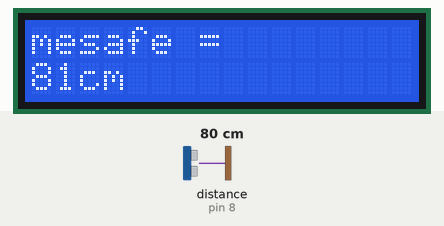
This sketch was run on a simulated Arduino Uno, built with avr-gcc and run on an emulated ATmega328P. Parts: 16×2 character LCD. Wiring (inferred from the names in the program): ultrasonic range finder: trigger pin 9; echo pin 8. The inputs (shaded band) are chosen by the test bench; at power-on: distance to the obstacle (sensor on pin 8) 80 cm. The echo pulse lasts 58.3 µs per cm.

Above: at 1.2 s.
1.3 s: distance to the obstacle (sensor on pin 8) set to 2 cm
At 2.5 s:
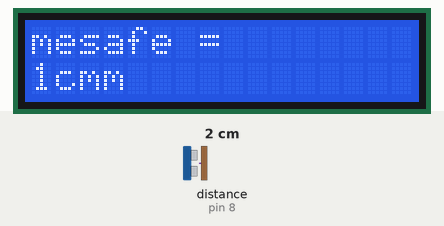
2.8 s: distance to the obstacle (sensor on pin 8) set to 4 cm
At 3.9 s:
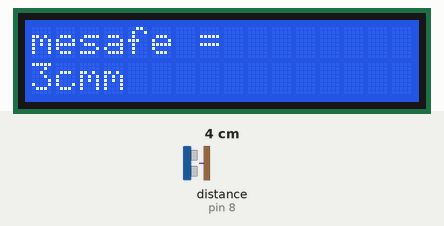
4.4 s: distance to the obstacle (sensor on pin 8) set to 9 cm
At 5.1 s:
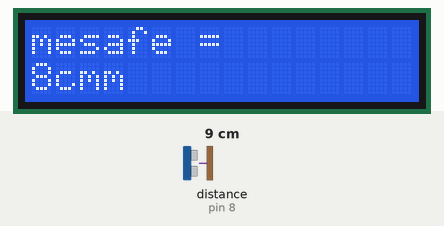
Timing chart, 0 to 7.4 s (numbered marks = the images above; inputs shaded):
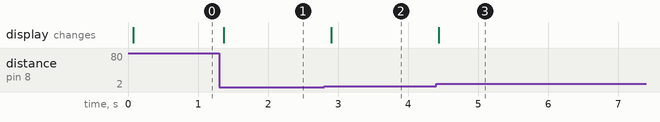

The sketch:

Deneme29-Mesafe.ino
```cpp
/*
Lezzetli Robot Tarifleri
https://lezzetlirobottarifleri.com/arduino-ile-mesafe-olcer
*/
#include <LiquidCrystal.h>
LiquidCrystal lcd(12, 11, 5, 4, 3, 2);

const int trig = 9;
const int echo = 8;

int mesafe ;
int sure;

void setup()
{
  pinMode(trig , OUTPUT);
  pinMode(echo , INPUT);


  lcd.begin(16, 2);

}

void loop()
{
  digitalWrite(trig , HIGH);
  delay(1);
  digitalWrite(trig , LOW);

  sure = pulseIn(echo, HIGH);
  mesafe = (sure / 2) / 28.5;

  lcd.home();
  lcd.print("mesafe = ");
  lcd.setCursor(0,1);
  lcd.print(mesafe);
  lcd.print("cm");
  delay(250);
}
```

Measured:
- after the input at 1.3 s, the display: changes after 0.07 s (image 1)
- after the input at 2.8 s, the display: changes after 0.10 s (image 2)
- after the input at 4.4 s, the display: changes at once (image 3)
